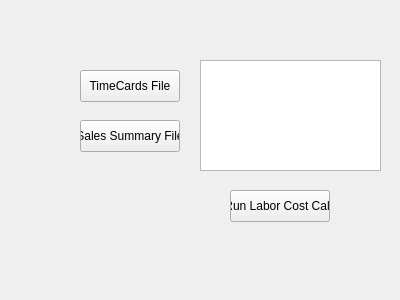
<?xml version="1.0" encoding="UTF-8"?>
<ui version="4.0">
 <class>Form</class>
 <widget class="QWidget" name="Form">
  <property name="geometry">
   <rect>
    <x>0</x>
    <y>0</y>
    <width>400</width>
    <height>300</height>
   </rect>
  </property>
  <property name="windowTitle">
   <string>Form</string>
  </property>
  <widget class="QPushButton" name="button">
   <property name="geometry">
    <rect>
     <x>80</x>
     <y>70</y>
     <width>100</width>
     <height>32</height>
    </rect>
   </property>
   <property name="text">
    <string>TimeCards File</string>
   </property>
  </widget>
  <widget class="QPushButton" name="button_2">
   <property name="geometry">
    <rect>
     <x>80</x>
     <y>120</y>
     <width>100</width>
     <height>32</height>
    </rect>
   </property>
   <property name="text">
    <string>Sales Summary File</string>
   </property>
  </widget>
  <widget class="QTextEdit" name="output">
   <property name="geometry">
    <rect>
     <x>200</x>
     <y>60</y>
     <width>181</width>
     <height>111</height>
    </rect>
   </property>
  </widget>
  <widget class="QPushButton" name="button_3">
   <property name="geometry">
    <rect>
     <x>230</x>
     <y>190</y>
     <width>100</width>
     <height>32</height>
    </rect>
   </property>
   <property name="text">
    <string>Run Labor Cost Calc</string>
   </property>
  </widget>
 </widget>
 <resources/>
 <connections/>
</ui>
